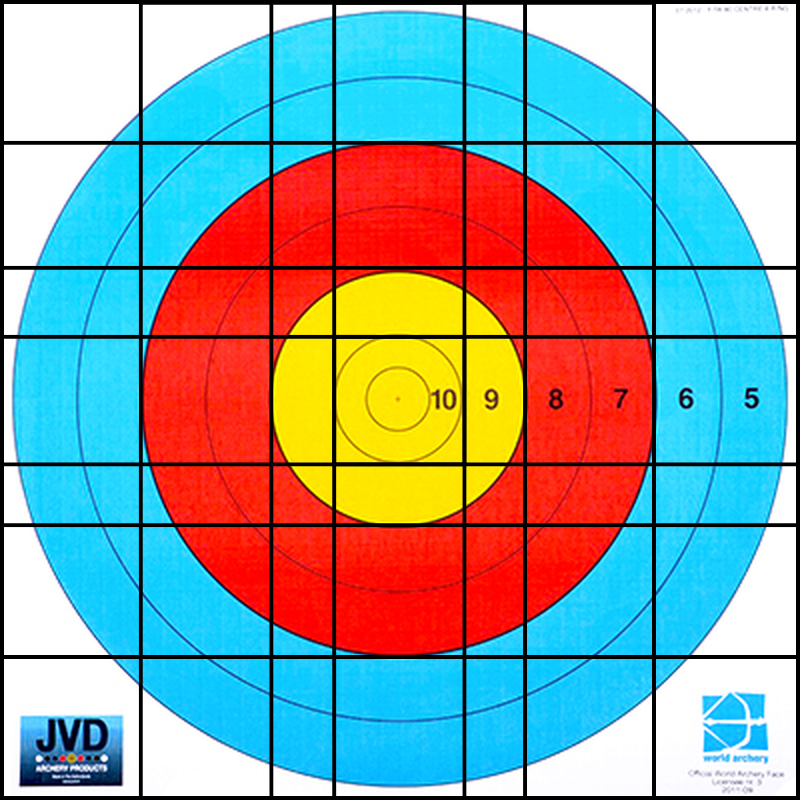
#> input picture training/zoned_80cm6rings_target_face.png, 800 x 800 px
$ python create_equip_data_decision_tree.py
#> lines starting #> are read from the running program, lines starting #| are printed output that depends on the picture
import numpy as np
import matplotlib.pyplot as plt

# Load the target face image
target_face = plt.imread('zoned_80cm6rings_target_face.png')
#> target_face is the input picture: shape (800, 800, 4) float32; mean R, G, B, A 0.563, 0.629, 0.622, 1

# Initialize the data points list
num_of_grouping = 1
data = []
arrow_recorded = 0

def init_data():
    global data
    grouping_size = [6, None, None]
    equip_results = '\"4,9\"'
    data = [num_of_grouping, grouping_size[0], None, None, grouping_size[1], None, None, grouping_size[2], None, None, equip_results]

def save_data_points_to_csv(data):
    print(data)
    with open('./data/train_equip_decision_tree.csv', 'a') as f:
        np.savetxt(f, [data], fmt='%s', delimiter=',')
    print("Data points saved to 'data_points.csv'.")

def to_string(arr):
    if arr is None:
        return None
    else:
        result = "\"" + str(arr[0]) + "," + str(arr[1]) + "\""
        return result

# Function to handle mouse click events
def on_click(event):
    global arrow_recorded
    global data
    if arrow_recorded < num_of_grouping:
        data[2] = event.xdata
        data[3] = event.ydata
        ax.scatter(event.xdata, event.ydata, c='grey', s=50)
        arrow_recorded += 1
        print(f"Data point {arrow_recorded} added: ({event.xdata:.2f}, {event.ydata:.2f})")
        fig.canvas.draw()  # Update the plot immediately
        if arrow_recorded == num_of_grouping:
            print("data recorded")
            # Save the data points to a CSV file
            save_data_points_to_csv(data)
            # Reset the data points list
            arrow_recorded = 0
            init_data()

# Function to create and show the plot
def create_plot():
    plt.close('all')
    global fig, ax
    fig, ax = plt.subplots(figsize=(8, 8))
    ax.imshow(target_face, extent=[0, 48, 0, 48])
    ax.set_xlim(0, 48)
    ax.set_ylim(0, 48)

def plot_prev():
    global fig, ax
    fig, ax = plt.subplots(figsize=(8, 8))
    ax.imshow(target_face, extent=[0, 48, 0, 48])
    ax.set_xlim(0, 48)
    ax.set_ylim(0, 48)

    # plot recorded data
    prev_data = []
    with open('./data/train_equip_decision_tree.csv', 'r') as f:
#> (reads data/train_equip_decision_tree.csv from the repository)
        next(f)
        for line in f:
            temp = line.strip().split(',')
            x = float(temp[2])
            y = float(temp[3])
            prev_data.append((x, y))

    print(prev_data)

    if len(prev_data) > 0:
        for x, y in prev_data:
            ax.scatter(x, y, c='black', s=50)

init_data()
plot_prev()
fig.canvas.mpl_connect('button_press_event', on_click)
plt.show()
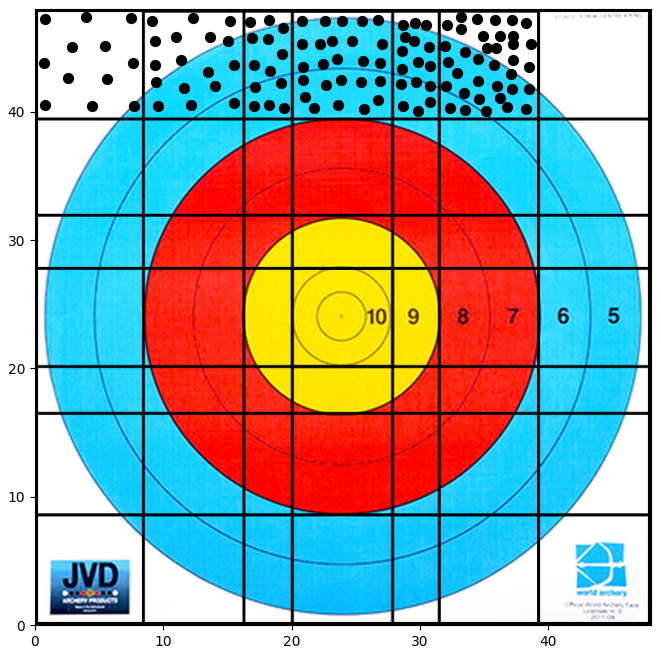
#> figure drawn by matplotlib, 1 panel
